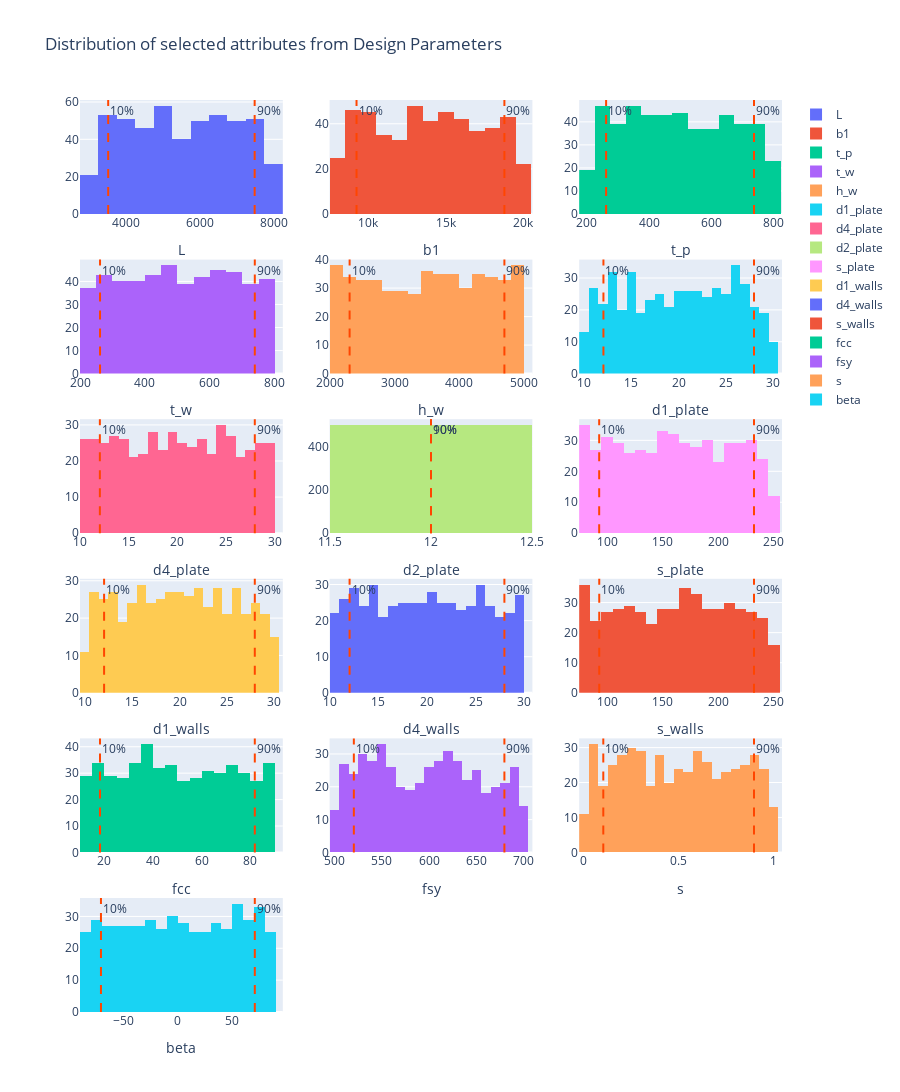

Notebook code cell kept with this figure:
### Markdown cell above
Helpful is for example to visualize the individual aswell as the pair-wise variable distributions.

### Code cell
plotter.distrib_attributes(block='design_par',per_column=True, sub_figs=True)

### Figure 1 — Plotly figure (JSON) as saved in the notebook; plotly's stock layout.template omitted (floating-point values rounded to 4 significant figures; data arrays with more than 128 entries replaced by an {"elided": "..."} marker saying what was removed)
{"data": [{"name": "L", "type": "histogram", "x": {"elided": "500 float values"}, "xaxis": "x", "yaxis": "y"}, {"name": "b1", "type": "histogram", "x": {"elided": "500 float values"}, "xaxis": "x2", "yaxis": "y2"}, {"name": "t_p", "type": "histogram", "x": {"elided": "500 float values"}, "xaxis": "x3", "yaxis": "y3"}, {"name": "t_w", "type": "histogram", "x": {"elided": "500 float values"}, "xaxis": "x4", "yaxis": "y4"}, {"name": "h_w", "type": "histogram", "x": {"elided": "500 float values"}, "xaxis": "x5", "yaxis": "y5"}, {"name": "d1_plate", "type": "histogram", "x": {"elided": "500 float values"}, "xaxis": "x6", "yaxis": "y6"}, {"name": "d4_plate", "type": "histogram", "x": {"elided": "500 float values"}, "xaxis": "x7", "yaxis": "y7"}, {"name": "d2_plate", "type": "histogram", "x": {"elided": "500 int values"}, "xaxis": "x8", "yaxis": "y8"}, {"name": "s_plate", "type": "histogram", "x": {"elided": "500 float values"}, "xaxis": "x9", "yaxis": "y9"}, {"name": "d1_walls", "type": "histogram", "x": {"elided": "500 float values"}, "xaxis": "x10", "yaxis": "y10"}, {"name": "d4_walls", "type": "histogram", "x": {"elided": "500 float values"}, "xaxis": "x11", "yaxis": "y11"}, {"name": "s_walls", "type": "histogram", "x": {"elided": "500 float values"}, "xaxis": "x12", "yaxis": "y12"}, {"name": "fcc", "type": "histogram", "x": {"elided": "500 float values"}, "xaxis": "x13", "yaxis": "y13"}, {"name": "fsy", "type": "histogram", "x": {"elided": "500 float values"}, "xaxis": "x14", "yaxis": "y14"}, {"name": "s", "type": "histogram", "x": {"elided": "500 float values"}, "xaxis": "x15", "yaxis": "y15"}, {"name": "beta", "type": "histogram", "x": {"elided": "500 float values"}, "xaxis": "x16", "yaxis": "y16"}], "layout": {"annotations": [{"showarrow": false, "text": "10%", "x": 3515.0, "xanchor": "left", "xref": "x", "y": 1, "yanchor": "top", "yref": "y domain"}, {"showarrow": false, "text": "90%", "x": 7487.0, "xanchor": "left", "xref": "x", "y": 1, "yanchor": "top", "yref": "y domain"}, {"showarrow": false, "text": "10%", "x": 9236.0, "xanchor": "left", "xref": "x2", "y": 1, "yanchor": "top", "yref": "y2 domain"}, {"showarrow": false, "text": "90%", "x": 18770.0, "xanchor": "left", "xref": "x2", "y": 1, "yanchor": "top", "yref": "y2 domain"}, {"showarrow": false, "text": "10%", "x": 261.7, "xanchor": "left", "xref": "x3", "y": 1, "yanchor": "top", "yref": "y3 domain"}, {"showarrow": false, "text": "90%", "x": 738.3, "xanchor": "left", "xref": "x3", "y": 1, "yanchor": "top", "yref": "y3 domain"}, {"showarrow": false, "text": "10%", "x": 261.7, "xanchor": "left", "xref": "x4", "y": 1, "yanchor": "top", "yref": "y4 domain"}, {"showarrow": false, "text": "90%", "x": 738.4, "xanchor": "left", "xref": "x4", "y": 1, "yanchor": "top", "yref": "y4 domain"}, {"showarrow": false, "text": "10%", "x": 2308.0, "xanchor": "left", "xref": "x5", "y": 1, "yanchor": "top", "yref": "y5 domain"}, {"showarrow": false, "text": "90%", "x": 4692.0, "xanchor": "left", "xref": "x5", "y": 1, "yanchor": "top", "yref": "y5 domain"}, {"showarrow": false, "text": "10%", "x": 12.06, "xanchor": "left", "xref": "x6", "y": 1, "yanchor": "top", "yref": "y6 domain"}, {"showarrow": false, "text": "90%", "x": 27.96, "xanchor": "left", "xref": "x6", "y": 1, "yanchor": "top", "yref": "y6 domain"}, {"showarrow": false, "text": "10%", "x": 12.04, "xanchor": "left", "xref": "x7", "y": 1, "yanchor": "top", "yref": "y7 domain"}, {"showarrow": false, "text": "90%", "x": 27.96, "xanchor": "left", "xref": "x7", "y": 1, "yanchor": "top", "yref": "y7 domain"}, {"showarrow": false, "text": "10%", "x": 12, "xanchor": "left", "xref": "x8", "y": 1, "yanchor": "top", "yref": "y8 domain"}, {"showarrow": false, "text": "90%", "x": 12, "xanchor": "left", "xref": "x8", "y": 1, "yanchor": "top", "yref": "y8 domain"}, {"showarrow": false, "text": "10%", "x": 92.95, "xanchor": "left", "xref": "x9", "y": 1, "yanchor": "top", "yref": "y9 domain"}, {"showarrow": false, "text": "90%", "x": 232.1, "xanchor": "left", "xref": "x9", "y": 1, "yanchor": "top", "yref": "y9 domain"}, {"showarrow": false, "text": "10%", "x": 12.04, "xanchor": "left", "xref": "x10", "y": 1, "yanchor": "top", "yref": "y10 domain"}, {"showarrow": false, "text": "90%", "x": 27.95, "xanchor": "left", "xref": "x10", "y": 1, "yanchor": "top", "yref": "y10 domain"}, {"showarrow": false, "text": "10%", "x": 12.05, "xanchor": "left", "xref": "x11", "y": 1, "yanchor": "top", "yref": "y11 domain"}, {"showarrow": false, "text": "90%", "x": 27.95, "xanchor": "left", "xref": "x11", "y": 1, "yanchor": "top", "yref": "y11 domain"}, {"showarrow": false, "text": "10%", "x": 93.01, "xanchor": "left", "xref": "x12", "y": 1, "yanchor": "top", "yref": "y12 domain"}, {"showarrow": false, "text": "90%", "x": 232.1, "xanchor": "left", "xref": "x12", "y": 1, "yanchor": "top", "yref": "y12 domain"}, {"showarrow": false, "text": "10%", "x": 18.22, "xanchor": "left", "xref": "x13", "y": 1, "yanchor": "top", "yref": "y13 domain"}, {"showarrow": false, "text": "90%", "x": 81.78, "xanchor": "left", "xref": "x13", "y": 1, "yanchor": "top", "yref": "y13 domain"}, {"showarrow": false, "text": "10%", "x": 520.6, "xanchor": "left", "xref": "x14", "y": 1, "yanchor": "top", "yref": "y14 domain"}, {"showarrow": false, "text": "90%", "x": 679.6, "xanchor": "left", "xref": "x14", "y": 1, "yanchor": "top", "yref": "y14 domain"}, {"showarrow": false, "text": "10%", "x": 0.1021, "xanchor": "left", "xref": "x15", "y": 1, "yanchor": "top", "yref": "y15 domain"}, {"showarrow": false, "text": "90%", "x": 0.8972, "xanchor": "left", "xref": "x15", "y": 1, "yanchor": "top", "yref": "y15 domain"}, {"showarrow": false, "text": "10%", "x": -70.73, "xanchor": "left", "xref": "x16", "y": 1, "yanchor": "top", "yref": "y16 domain"}, {"showarrow": false, "text": "90%", "x": 70.7, "xanchor": "left", "xref": "x16", "y": 1, "yanchor": "top", "yref": "y16 domain"}], "height": 1800, "shapes": [{"line": {"color": "orangered", "dash": "dash", "width": 2}, "type": "line", "x0": 3515.0, "x1": 3515.0, "xref": "x", "y0": 0, "y1": 1, "yref": "y domain"}, {"line": {"color": "orangered", "dash": "dash", "width": 2}, "type": "line", "x0": 7487.0, "x1": 7487.0, "xref": "x", "y0": 0, "y1": 1, "yref": "y domain"}, {"line": {"color": "orangered", "dash": "dash", "width": 2}, "type": "line", "x0": 9236.0, "x1": 9236.0, "xref": "x2", "y0": 0, "y1": 1, "yref": "y2 domain"}, {"line": {"color": "orangered", "dash": "dash", "width": 2}, "type": "line", "x0": 18770.0, "x1": 18770.0, "xref": "x2", "y0": 0, "y1": 1, "yref": "y2 domain"}, {"line": {"color": "orangered", "dash": "dash", "width": 2}, "type": "line", "x0": 261.7, "x1": 261.7, "xref": "x3", "y0": 0, "y1": 1, "yref": "y3 domain"}, {"line": {"color": "orangered", "dash": "dash", "width": 2}, "type": "line", "x0": 738.3, "x1": 738.3, "xref": "x3", "y0": 0, "y1": 1, "yref": "y3 domain"}, {"line": {"color": "orangered", "dash": "dash", "width": 2}, "type": "line", "x0": 261.7, "x1": 261.7, "xref": "x4", "y0": 0, "y1": 1, "yref": "y4 domain"}, {"line": {"color": "orangered", "dash": "dash", "width": 2}, "type": "line", "x0": 738.4, "x1": 738.4, "xref": "x4", "y0": 0, "y1": 1, "yref": "y4 domain"}, {"line": {"color": "orangered", "dash": "dash", "width": 2}, "type": "line", "x0": 2308.0, "x1": 2308.0, "xref": "x5", "y0": 0, "y1": 1, "yref": "y5 domain"}, {"line": {"color": "orangered", "dash": "dash", "width": 2}, "type": "line", "x0": 4692.0, "x1": 4692.0, "xref": "x5", "y0": 0, "y1": 1, "yref": "y5 domain"}, {"line": {"color": "orangered", "dash": "dash", "width": 2}, "type": "line", "x0": 12.06, "x1": 12.06, "xref": "x6", "y0": 0, "y1": 1, "yref": "y6 domain"}, {"line": {"color": "orangered", "dash": "dash", "width": 2}, "type": "line", "x0": 27.96, "x1": 27.96, "xref": "x6", "y0": 0, "y1": 1, "yref": "y6 domain"}, {"line": {"color": "orangered", "dash": "dash", "width": 2}, "type": "line", "x0": 12.04, "x1": 12.04, "xref": "x7", "y0": 0, "y1": 1, "yref": "y7 domain"}, {"line": {"color": "orangered", "dash": "dash", "width": 2}, "type": "line", "x0": 27.96, "x1": 27.96, "xref": "x7", "y0": 0, "y1": 1, "yref": "y7 domain"}, {"line": {"color": "orangered", "dash": "dash", "width": 2}, "type": "line", "x0": 12, "x1": 12, "xref": "x8", "y0": 0, "y1": 1, "yref": "y8 domain"}, {"line": {"color": "orangered", "dash": "dash", "width": 2}, "type": "line", "x0": 12, "x1": 12, "xref": "x8", "y0": 0, "y1": 1, "yref": "y8 domain"}, {"line": {"color": "orangered", "dash": "dash", "width": 2}, "type": "line", "x0": 92.95, "x1": 92.95, "xref": "x9", "y0": 0, "y1": 1, "yref": "y9 domain"}, {"line": {"color": "orangered", "dash": "dash", "width": 2}, "type": "line", "x0": 232.1, "x1": 232.1, "xref": "x9", "y0": 0, "y1": 1, "yref": "y9 domain"}, {"line": {"color": "orangered", "dash": "dash", "width": 2}, "type": "line", "x0": 12.04, "x1": 12.04, "xref": "x10", "y0": 0, "y1": 1, "yref": "y10 domain"}, {"line": {"color": "orangered", "dash": "dash", "width": 2}, "type": "line", "x0": 27.95, "x1": 27.95, "xref": "x10", "y0": 0, "y1": 1, "yref": "y10 domain"}, {"line": {"color": "orangered", "dash": "dash", "width": 2}, "type": "line", "x0": 12.05, "x1": 12.05, "xref": "x11", "y0": 0, "y1": 1, "yref": "y11 domain"}, {"line": {"color": "orangered", "dash": "dash", "width": 2}, "type": "line", "x0": 27.95, "x1": 27.95, "xref": "x11", "y0": 0, "y1": 1, "yref": "y11 domain"}, {"line": {"color": "orangered", "dash": "dash", "width": 2}, "type": "line", "x0": 93.01, "x1": 93.01, "xref": "x12", "y0": 0, "y1": 1, "yref": "y12 domain"}, {"line": {"color": "orangered", "dash": "dash", "width": 2}, "type": "line", "x0": 232.1, "x1": 232.1, "xref": "x12", "y0": 0, "y1": 1, "yref": "y12 domain"}, {"line": {"color": "orangered", "dash": "dash", "width": 2}, "type": "line", "x0": 18.22, "x1": 18.22, "xref": "x13", "y0": 0, "y1": 1, "yref": "y13 domain"}, {"line": {"color": "orangered", "dash": "dash", "width": 2}, "type": "line", "x0": 81.78, "x1": 81.78, "xref": "x13", "y0": 0, "y1": 1, "yref": "y13 domain"}, {"line": {"color": "orangered", "dash": "dash", "width": 2}, "type": "line", "x0": 520.6, "x1": 520.6, "xref": "x14", "y0": 0, "y1": 1, "yref": "y14 domain"}, {"line": {"color": "orangered", "dash": "dash", "width": 2}, "type": "line", "x0": 679.6, "x1": 679.6, "xref": "x14", "y0": 0, "y1": 1, "yref": "y14 domain"}, {"line": {"color": "orangered", "dash": "dash", "width": 2}, "type": "line", "x0": 0.1021, "x1": 0.1021, "xref": "x15", "y0": 0, "y1": 1, "yref": "y15 domain"}, {"line": {"color": "orangered", "dash": "dash", "width": 2}, "type": "line", "x0": 0.8972, "x1": 0.8972, "xref": "x15", "y0": 0, "y1": 1, "yref": "y15 domain"}, {"line": {"color": "orangered", "dash": "dash", "width": 2}, "type": "line", "x0": -70.73, "x1": -70.73, "xref": "x16", "y0": 0, "y1": 1, "yref": "y16 domain"}, {"line": {"color": "orangered", "dash": "dash", "width": 2}, "type": "line", "x0": 70.7, "x1": 70.7, "xref": "x16", "y0": 0, "y1": 1, "yref": "y16 domain"}], "title": {"text": "Distribution of selected attributes from Design Parameters"}, "width": 900, "xaxis": {"anchor": "y", "domain": [0, 0.2889], "title": {"text": "L"}}, "xaxis10": {"anchor": "y10", "domain": [0, 0.2889], "title": {"text": "d1_walls"}}, "xaxis11": {"anchor": "y11", "domain": [0.3556, 0.6444], "title": {"text": "d4_walls"}}, "xaxis12": {"anchor": "y12", "domain": [0.7111, 1], "title": {"text": "s_walls"}}, "xaxis13": {"anchor": "y13", "domain": [0, 0.2889], "title": {"text": "fcc"}}, "xaxis14": {"anchor": "y14", "domain": [0.3556, 0.6444], "title": {"text": "fsy"}}, "xaxis15": {"anchor": "y15", "domain": [0.7111, 1], "title": {"text": "s"}}, "xaxis16": {"anchor": "y16", "domain": [0, 0.2889], "title": {"text": "beta"}}, "xaxis17": {"anchor": "y17", "domain": [0.3556, 0.6444]}, "xaxis18": {"anchor": "y18", "domain": [0.7111, 1]}, "xaxis2": {"anchor": "y2", "domain": [0.3556, 0.6444], "title": {"text": "b1"}}, "xaxis3": {"anchor": "y3", "domain": [0.7111, 1], "title": {"text": "t_p"}}, "xaxis4": {"anchor": "y4", "domain": [0, 0.2889], "title": {"text": "t_w"}}, "xaxis5": {"anchor": "y5", "domain": [0.3556, 0.6444], "title": {"text": "h_w"}}, "xaxis6": {"anchor": "y6", "domain": [0.7111, 1], "title": {"text": "d1_plate"}}, "xaxis7": {"anchor": "y7", "domain": [0, 0.2889], "title": {"text": "d4_plate"}}, "xaxis8": {"anchor": "y8", "domain": [0.3556, 0.6444], "title": {"text": "d2_plate"}}, "xaxis9": {"anchor": "y9", "domain": [0.7111, 1], "title": {"text": "s_plate"}}, "yaxis": {"anchor": "x", "domain": [0.875, 1]}, "yaxis10": {"anchor": "x10", "domain": [0.35, 0.475]}, "yaxis11": {"anchor": "x11", "domain": [0.35, 0.475]}, "yaxis12": {"anchor": "x12", "domain": [0.35, 0.475]}, "yaxis13": {"anchor": "x13", "domain": [0.175, 0.3]}, "yaxis14": {"anchor": "x14", "domain": [0.175, 0.3]}, "yaxis15": {"anchor": "x15", "domain": [0.175, 0.3]}, "yaxis16": {"anchor": "x16", "domain": [0, 0.125]}, "yaxis17": {"anchor": "x17", "domain": [0, 0.125]}, "yaxis18": {"anchor": "x18", "domain": [0, 0.125]}, "yaxis2": {"anchor": "x2", "domain": [0.875, 1]}, "yaxis3": {"anchor": "x3", "domain": [0.875, 1]}, "yaxis4": {"anchor": "x4", "domain": [0.7, 0.825]}, "yaxis5": {"anchor": "x5", "domain": [0.7, 0.825]}, "yaxis6": {"anchor": "x6", "domain": [0.7, 0.825]}, "yaxis7": {"anchor": "x7", "domain": [0.525, 0.65]}, "yaxis8": {"anchor": "x8", "domain": [0.525, 0.65]}, "yaxis9": {"anchor": "x9", "domain": [0.525, 0.65]}}}
